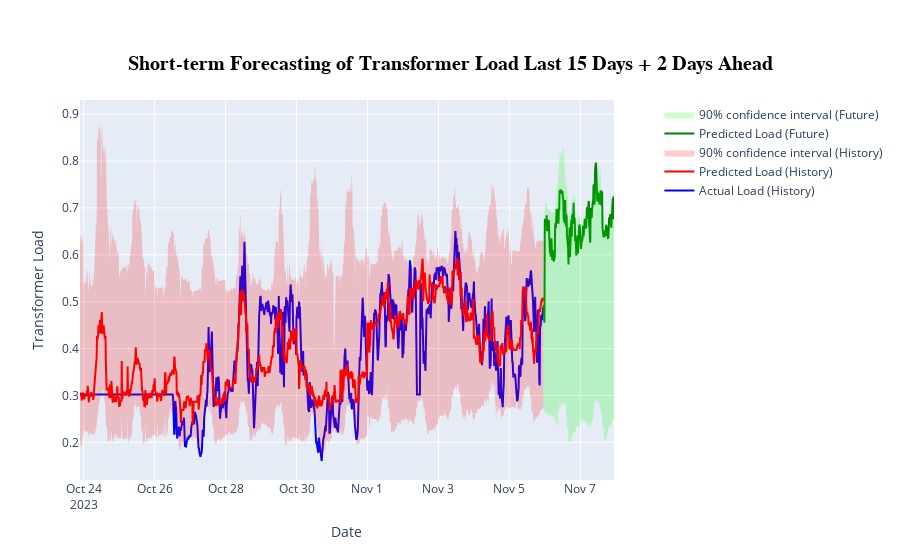

The code cell stored with this chart in its notebook:
### Code cell
days_15 = 15 * 96
data_and_future = data_and_future[-days_15:-1]

# Splitting the data into known and future datasets
df_history = data_and_future[data_and_future['isFuture'] == False]
df_future = data_and_future[data_and_future['isFuture'] == True]

# Create a figure with Plotly
fig = make_subplots(specs=[[{"secondary_y": True}]])

# Plotting known data - both actual and predicted quantiles
fig.add_trace(go.Scatter(x=df_history.index, y=df_history['transformer_load'], 
                         mode='lines', name='Actual Load (History)', line=dict(color='blue')), secondary_y=False)

fig.add_trace(go.Scatter(x=df_history.index, y=df_history['pred'], 
                         mode='lines', name='Predicted Load (History)', line=dict(color='red')), secondary_y=False)

fig.add_trace(go.Scatter(x=df_history.index, y=df_history['lower_pred'], mode='lines', line=dict(width=0),showlegend=False))

fig.add_trace(go.Scatter(x=df_history.index, y=df_history['upper_pred'], mode='lines', line=dict(width=0), fill='tonexty',
                         fillcolor='rgba(255, 0, 0, 0.2)', name='90% confidence interval (History)'))

# Plotting future predictions quantiles
fig.add_trace(go.Scatter(x=df_future.index[1:], y=df_future['pred'][1:], 
                         mode='lines', name='Predicted Load (Future)', line=dict(color='green')), secondary_y=False)

fig.add_trace(go.Scatter(x=df_future.index, y=df_future['lower_pred'], mode='lines', line=dict(width=0),showlegend=False))

fig.add_trace(go.Scatter(x=df_future.index, y=df_future['upper_pred'], mode='lines', line=dict(width=0), fill='tonexty',
                         fillcolor='rgba(0, 255, 0, 0.2)', name='90% confidence interval (Future)'))

# Update plot layout
fig.update_layout(
        title={
            'text': f'<b>{"Short-term Forecasting of Transformer Load Last 15 Days + 2 Days Ahead"}<b>',
            'y': 0.9,
            'x': 0.5,
            'xanchor': 'center',
            'yanchor': 'top',
            'font': {'size': 20, 'color': 'black', 'family': "Arial, sans-serif"}
        },
 
        xaxis_title='Date',
        yaxis_title='Transformer Load',
        hovermode="x unified"
    )

fig.show()

### Figure 1 — Plotly figure (JSON) as saved in the notebook; plotly's stock layout.template omitted (floating-point values rounded to 4 significant figures; data arrays with more than 128 entries replaced by an {"elided": "..."} marker saying what was removed)
{"data": [{"line": {"color": "blue"}, "mode": "lines", "name": "Actual Load (History)", "type": "scatter", "x": {"elided": "1247 str values"}, "xaxis": "x", "y": {"elided": "1247 float values"}, "yaxis": "y"}, {"line": {"color": "red"}, "mode": "lines", "name": "Predicted Load (History)", "type": "scatter", "x": {"elided": "1247 str values"}, "xaxis": "x", "y": {"elided": "1247 float values"}, "yaxis": "y"}, {"line": {"width": 0}, "mode": "lines", "showlegend": false, "type": "scatter", "x": {"elided": "1247 str values"}, "y": {"elided": "1247 float values"}}, {"fill": "tonexty", "fillcolor": "rgba(255, 0, 0, 0.2)", "line": {"width": 0}, "mode": "lines", "name": "90% confidence interval (History)", "type": "scatter", "x": {"elided": "1247 str values"}, "y": {"elided": "1247 float values"}}, {"line": {"color": "green"}, "mode": "lines", "name": "Predicted Load (Future)", "type": "scatter", "x": {"elided": "191 str values"}, "xaxis": "x", "y": {"elided": "191 float values"}, "yaxis": "y"}, {"line": {"width": 0}, "mode": "lines", "showlegend": false, "type": "scatter", "x": {"elided": "192 str values"}, "y": {"elided": "192 float values"}}, {"fill": "tonexty", "fillcolor": "rgba(0, 255, 0, 0.2)", "line": {"width": 0}, "mode": "lines", "name": "90% confidence interval (Future)", "type": "scatter", "x": {"elided": "192 str values"}, "y": {"elided": "192 float values"}}], "layout": {"hovermode": "x unified", "title": {"font": {"color": "black", "family": "Arial, sans-serif", "size": 20}, "text": "<b>Short-term Forecasting of Transformer Load Last 15 Days + 2 Days Ahead<b>", "x": 0.5, "xanchor": "center", "y": 0.9, "yanchor": "top"}, "xaxis": {"anchor": "y", "domain": [0, 0.94], "title": {"text": "Date"}}, "yaxis": {"anchor": "x", "domain": [0, 1], "title": {"text": "Transformer Load"}}, "yaxis2": {"anchor": "x", "overlaying": "y", "side": "right"}}}
